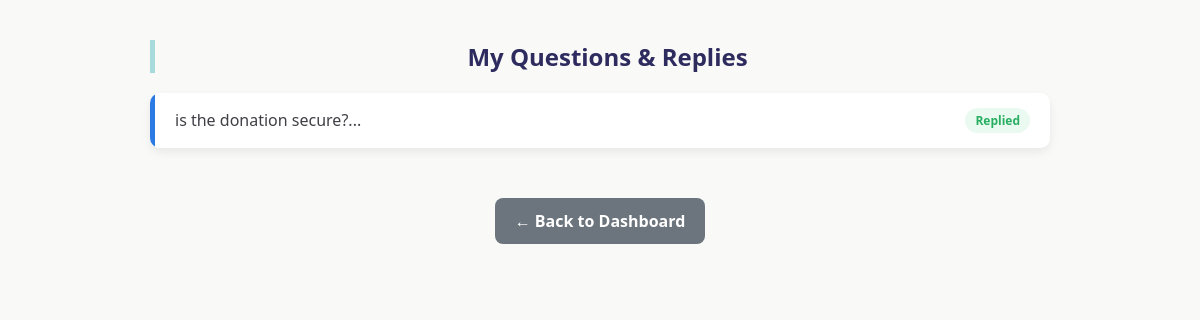
/view-replies (signed in), run on an earlier commit of the app's database.
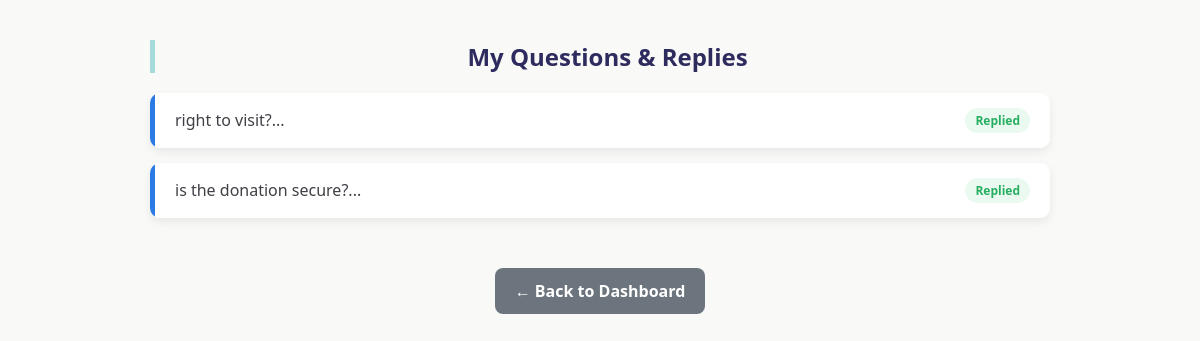
And on a later commit of the database.
### tables this page shows
CREATE TABLE questions (
        id INTEGER PRIMARY KEY AUTOINCREMENT,
        name TEXT,
        email TEXT,
        question TEXT,
        reply TEXT,
        status TEXT DEFAULT 'Pending',
        date TEXT
    );

### app.py (the view)
@app.route("/view-replies")
def view_replies():
    if "user" not in session:
        return redirect("/login")
    db = get_db()
    cur = db.cursor()
    cur.execute("""
        SELECT question, reply, status
        FROM questions
        WHERE email = ?
        ORDER BY id DESC
    """, (session["user"],))
    rows = cur.fetchall()
    questions = []
    for row in rows:
        questions.append({
            "question": row[0],
            "reply": row[1],
            "status": row[2]
        })
    db.close()
    return render_template("my_questions.html", questions=questions)

### app.py (called while the page is built)
def get_db():
    conn = sqlite3.connect(DB)
    conn.row_factory = sqlite3.Row
    return conn

### templates/my_questions.html (shortened to what this page needs)
<!DOCTYPE html>
<html>
<head>
    <link rel="stylesheet" href="{{ url_for('static', filename='style.css') }}">
</head>
<body>
<div class="container">
<h2>My Questions & Replies</h2>
{% if questions %}
    {% for q in questions %}
    <div class="question-item">
        <div class="question-header">
            <span>{{ q['question'][:60] }}...</span>
            {% if q['status'] == "Pending" %}
                <span class="status-badge pending">Pending</span>
            {% else %}
                <span class="status-badge replied">Replied</span>
            {% endif %}
        </div>
    </div>
    {% endfor %}
{% else %}
    <p>You have not asked any questions yet.</p>
{% endif %}
<div class="user-actions">
    <a href="/user-dashboard" class="neutral-btn">← Back to Dashboard</a>
</div>
</div>
</body>
</html>

What changed in the data, as far as the page shows it:
added questions: question "right to visit?", status "Replied"
